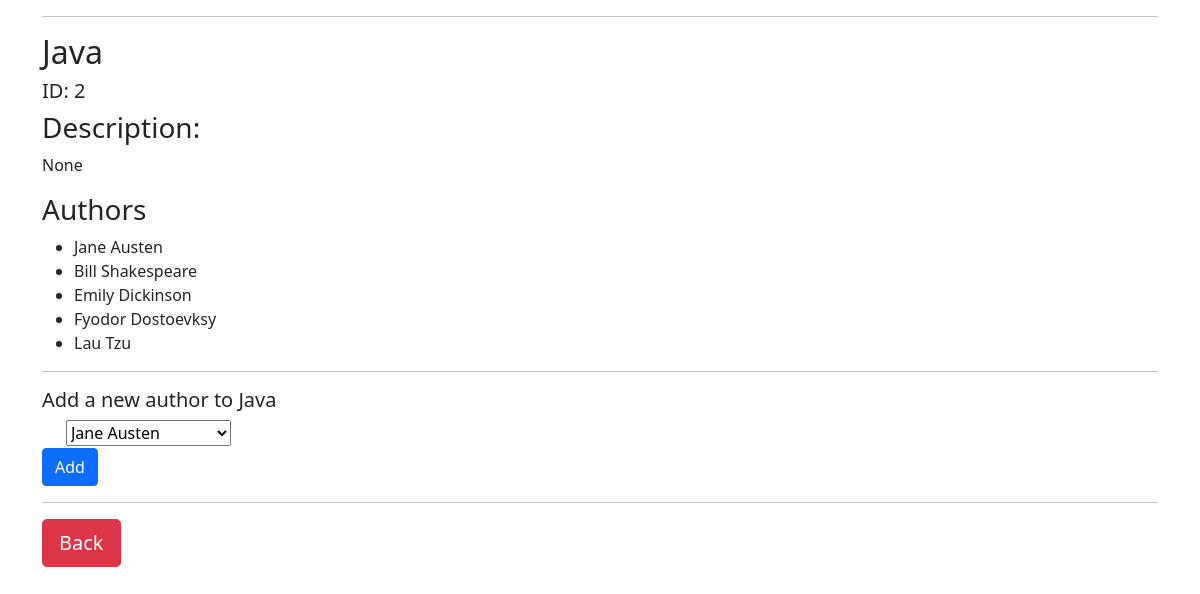
The page /books/2 on the database its author committed.
### booksauthors/models.py (models this page shows)
class Book(models.Model):
    title= models.CharField(max_length=255)
    desc=models.TextField(null=True)
    created_at = models.DateTimeField(auto_now_add=True)
    updated_at = models.DateTimeField(auto_now=True)

class Author(models.Model):
    first_name=models.CharField(max_length=255)
    last_name= models.CharField(max_length=255)
    notes=models.TextField(null=True)
    books = models.ManyToManyField(Book, related_name="Authors")
    created_at = models.DateTimeField(auto_now_add=True)
    updated_at = models.DateTimeField(auto_now=True)

### booksauthors/views.py (the view)
# urls.py: path('books/<int:num>', views.book),
def book(request, num):
    book= Book.objects.get(id=num)
    context={
        'book': book,
        'authors': book.Authors.all(),
        'allauthors': Author.objects.all()
    }
    return render(request,'book.html', context)

### booksauthors/templates/book.html (shortened to what this page needs)
<!DOCTYPE html>
<html lang="en">
    <head>
        <link href="https://cdn.jsdelivr.net/npm/bootstrap@5.0.1/dist/css/bootstrap.min.css" rel="stylesheet"
>
    </head>
    <body>
        <div class="container">
            <hr>
            <h2>{{ book.title }}</h2>
            <h5>ID: {{ book.id }}</h5>
            <h3>Description:</h3>
            <p>{{ book.desc }}</p>
            <h3>Authors</h3>
            <ul>
                {% for author in authors %}
                <li>{{ author.first_name }} {{ author.last_name }}</li>
                {% endfor %}
            </ul>
            <hr>
            <form action="/books/{{ book.id }}/update" method="post">{% csrf_token %}
                <h5>Add a new author to {{ book.title }} </h5>
                <div class="form-check">
                    <select name="authortoadd" id="authortoadd">
                        {% for author in allauthors %}
                        <option value="{{author.id}}">{{ author.first_name }} {{ author.last_name }}</option>
                        {% endfor %}
                    </select>
                </div>
                <button type="submit" class="btn btn-primary">Add</button>
                <hr>
                <div><a href="/books"><button type="button" class="btn btn-danger btn-lg">Back</button></a></div>
        </div>
    </body>
</html>

### rows shown on the page
Book: title "Java", id "2", desc "None"
Author: first_name "Jane", last_name "Austen"
Author: first_name "Bill", last_name "Shakespeare"
Author: first_name "Emily", last_name "Dickinson"
Author: first_name "Fyodor", last_name "Dostoevksy"
Author: first_name "Lau", last_name "Tzu"

### other values the page prints
form field authortoadd "Jane Austen"
